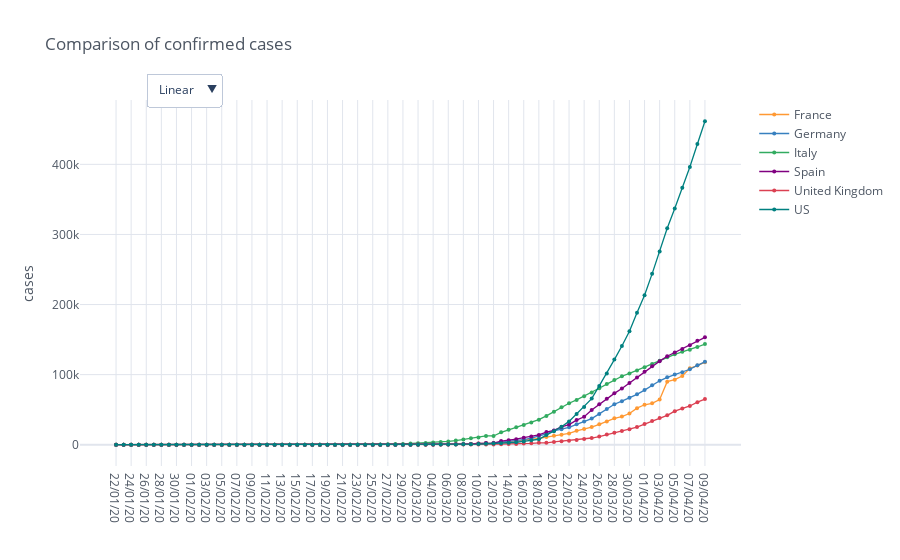

The cell this chart's notebook holds for it:
### Code cell
countries = ['Germany', 'France', 'Italy', 'Spain', 'US', 'United Kingdom']

confirmed_cases_countries = io.world_load_cases(io.get_filename_confirmed_cases(), countries)

fig = mp.iplot_comparative_plot(confirmed_cases_countries, title='Comparison of confirmed cases', size=4, yTitle='cases', mode='lines+markers', asFigure=True)
fig.show()
